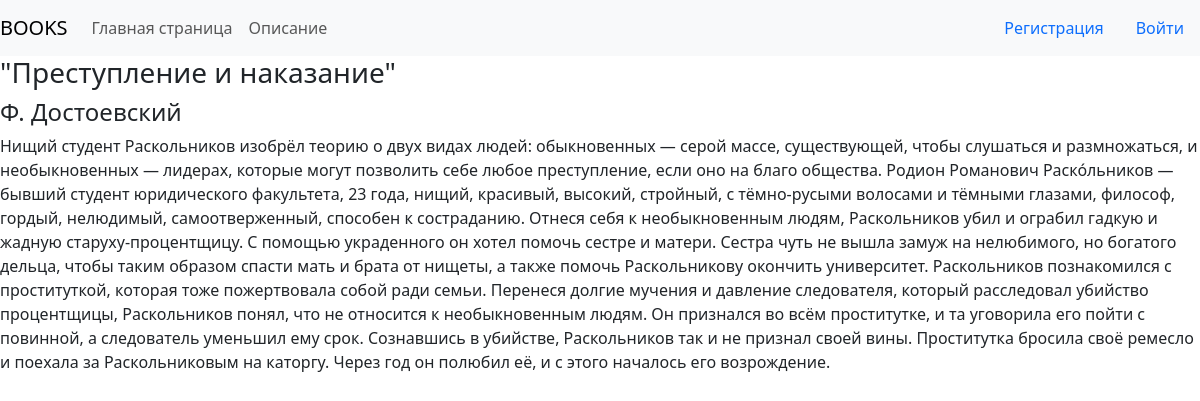
Screenshot of /book/4/ with the database file from the repository.
### homepage/models.py (models this page shows, shortened)
class Books(models.Model):
    user = models.ForeignKey(User, on_delete=models.CASCADE)
    name = models.CharField(verbose_name='Название книги', max_length=255)
    text = models.TextField(verbose_name='Краткое содержание')
    created_on = models.DateTimeField(verbose_name='Дата публикации', auto_now_add=True)
    img = models.ImageField(verbose_name='Фото', upload_to='books/image/', default='books/image/default.png')
    author_fn = models.CharField(verbose_name='Имя автора', max_length=255, default='Без имени')
    author_ln = models.CharField(verbose_name='Фамилия автора', max_length=255, default='Без фамилии')
    class Meta:
        verbose_name = 'Книгу'
        verbose_name_plural = 'Книги'
        ordering = ('created_on',)

### homepage/views.py (the view)
# urls.py: path('book/<int:pk>/', views.info, name='info'),
def info(request, pk):
    book = Books.objects.filter(pk=pk)
    context = {
        'book': book,
    }
    return render(request, 'homepage/info.html', context)

### homepage/templates/homepage/info.html
{% extends 'homepage/base.html' %}
{% block content %}
{% for book in book %}
    <h3>"{{ book.name }}"</h3>
    <h4>{{ book.author_fn.0 }}.
        {{ book.author_ln }}
    </h4>
    <p>{{ book.text }}</p>
{% endfor %}
{% endblock %}

### rows the page displays
Books: name "Преступление и наказание", author_fn.0 "Ф", author_ln "Достоевский", text "Нищий студент Раскольников изобрёл теорию о двух видах людей: обыкновенных — серой массе, существующей, чтобы слушаться и размножаться, и необыкновенных — лидерах, которые могут позволить себе любое преступление, если оно на благо общества. Родион Романович Раско́льников — бывший студент юридического факультета, 23 года, нищий, красивый, высокий, стройный, с тёмно-русыми волосами и тёмными глазами, философ, гордый, нелюдимый, самоотверженный, способен к состраданию. Отнеся себя к необыкновенным людям, Раскольников убил и ограбил гадкую и жадную старуху-процентщицу. С помощью украденного он хотел помочь сестре и матери. Сестра чуть не вышла замуж на нелюбимого, но богатого дельца, чтобы…"
